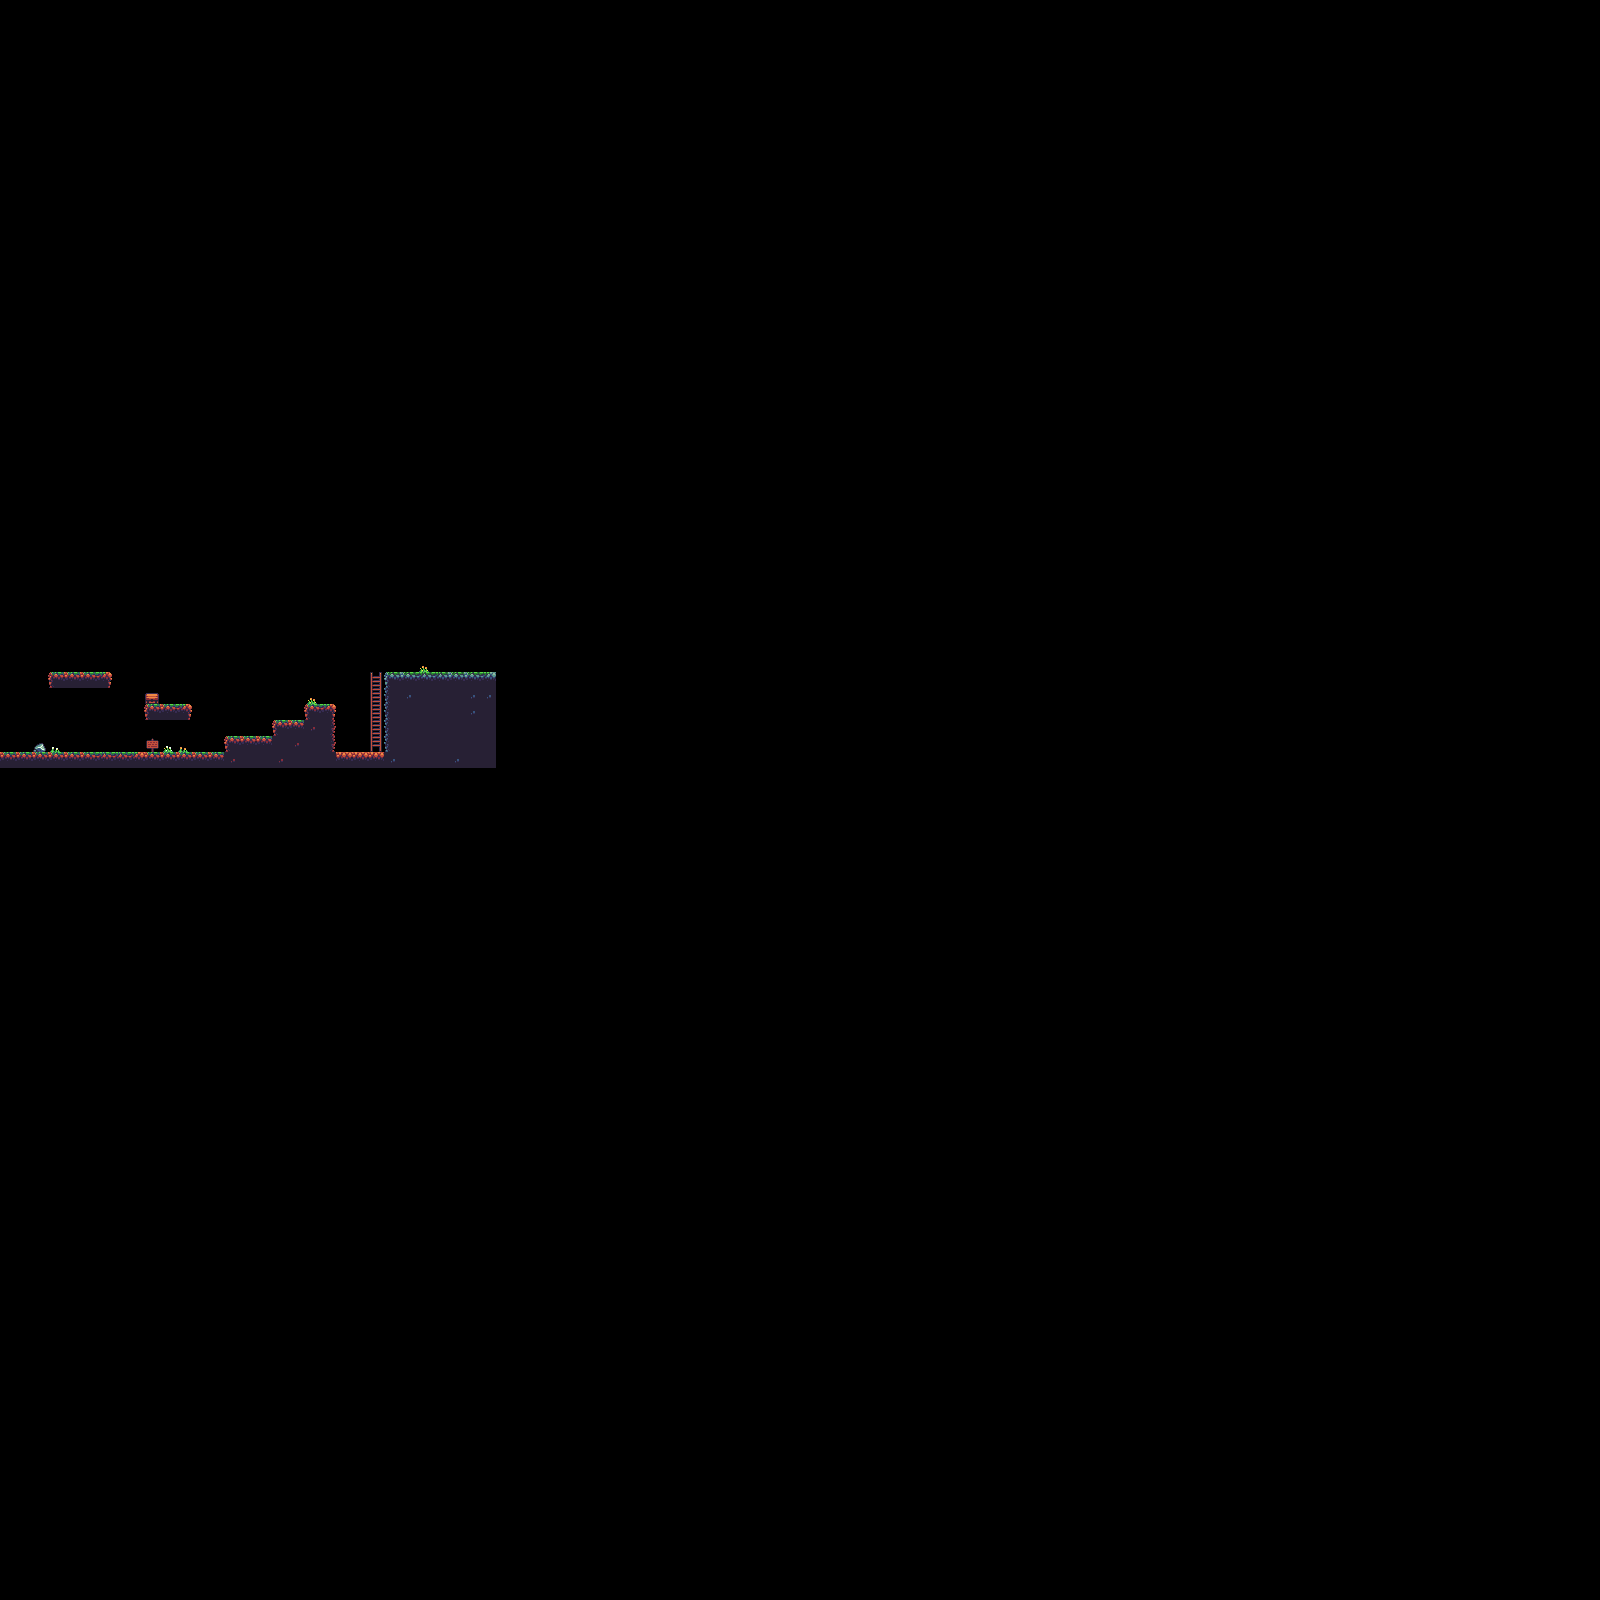

A level layout from a 2D game, rendered from its tile map. Below: a short description, then the map file with tile-grid data replaced by summaries:
An orthogonal 100x100 tile map with 16x16 px tiles, 3 tile layers (Background, default, foreground), 2 tilesets.

<map version="1.0" tiledversion="2017.10.11" orientation="orthogonal" renderorder="right-down" width="100" height="100" tilewidth="16" tileheight="16" infinite="0" nextobjectid="1">
 <tileset firstgid="1" source="ForestTileset.tsx" />
 <tileset firstgid="137" source="testsheet.tsx" />
 <layer name="Background" width="100" height="100">
  <data>[10000 cells, 9 non-empty, 7 distinct tile ids]</data>
 </layer>
 <layer name="default" width="100" height="100">
  <data>[10000 cells, 86 non-empty, 15 distinct tile ids]</data>
 </layer>
 <layer name="foreground" width="100" height="100">
  <data>[10000 cells, 4 non-empty, 3 distinct tile ids]</data>
 </layer>
</map>
